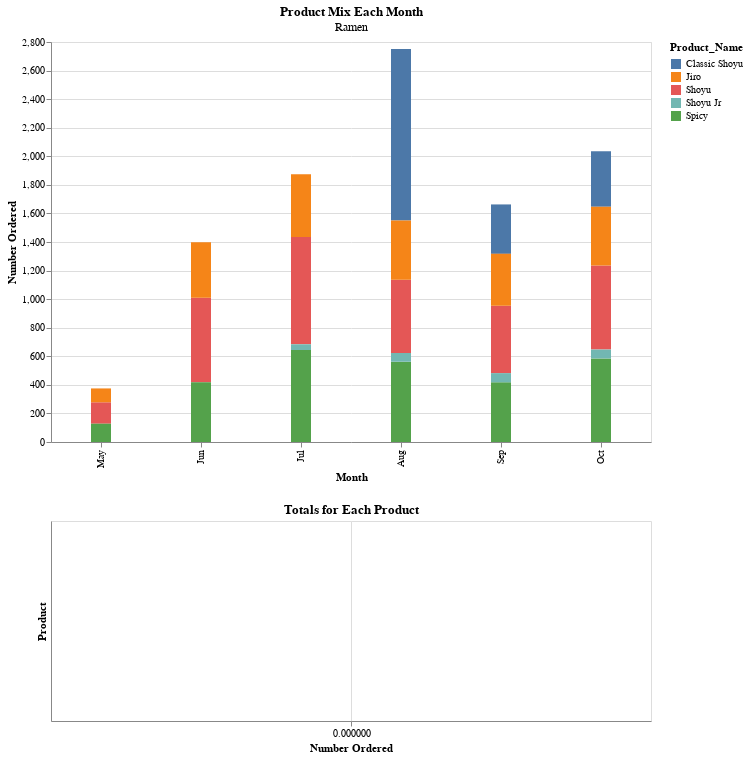

The cell this chart's notebook holds for it:
### Code cell
interval = alt.selection_point(fields=['Order_Date'], empty=False)

product_mix = alt.Chart(months.reset_index().melt('Order_Date'),title=alt.Title('Product Mix Each Month',subtitle=['Ramen'])).mark_bar(size=20).encode(
    alt.X('Order_Date').scale(domain=('May', 'Jun', 'Jul', 'Aug', 'Sep', 'Oct')).title('Month'),
    alt.Y('value').title('Number Ordered'),
    color='Product_Name',
    tooltip=['Product_Name', 'value']
).add_params(
    interval
).properties(width=600, 
             height=400)

each_product = alt.Chart(months.reset_index().melt('Order_Date')).mark_bar(size=5).encode(
    alt.Y('Product_Name').title('Product'),
    alt.X('value').title('Number Ordered')
).properties(
    width=600,
    height=200,
    title='Totals for Each Product'
).transform_filter(
    interval
)

product_mix & each_product

### Figure 1 — Vega-Lite specification as saved in the notebook (floating-point values rounded to 4 significant figures)
{"config": {"view": {"continuousWidth": 300, "continuousHeight": 300}}, "vconcat": [{"data": {"name": "data-9224c1b6d78aa3c441b5ec9e737a5b9a"}, "mark": {"type": "bar", "size": 20}, "encoding": {"color": {"field": "Product_Name", "type": "nominal"}, "tooltip": [{"field": "Product_Name", "type": "nominal"}, {"field": "value", "type": "quantitative"}], "x": {"field": "Order_Date", "scale": {"domain": ["May", "Jun", "Jul", "Aug", "Sep", "Oct"]}, "title": "Month", "type": "nominal"}, "y": {"field": "value", "title": "Number Ordered", "type": "quantitative"}}, "height": 400, "name": "view_27", "title": {"text": "Product Mix Each Month", "subtitle": ["Ramen"]}, "width": 600}, {"data": {"name": "data-9224c1b6d78aa3c441b5ec9e737a5b9a"}, "mark": {"type": "bar", "size": 5}, "encoding": {"x": {"field": "value", "title": "Number Ordered", "type": "quantitative"}, "y": {"field": "Product_Name", "title": "Product", "type": "nominal"}}, "height": 200, "title": "Totals for Each Product", "transform": [{"filter": {"param": "param_33", "empty": false}}], "width": 600}], "params": [{"name": "param_33", "select": {"type": "point", "fields": ["Order_Date"]}, "views": ["view_27"]}], "$schema": "https://vega.github.io/schema/vega-lite/v5.15.1.json", "datasets": {"data-9224c1b6d78aa3c441b5ec9e737a5b9a": [{"Order_Date": "May", "Product_Name": "Shoyu", "value": 150.0}, {"Order_Date": "Jun", "Product_Name": "Shoyu", "value": 590.0}, {"Order_Date": "Jul", "Product_Name": "Shoyu", "value": 751.0}, {"Order_Date": "Aug", "Product_Name": "Shoyu", "value": 513.0}, {"Order_Date": "Sep", "Product_Name": "Shoyu", "value": 471.0}, {"Order_Date": "Oct", "Product_Name": "Shoyu", "value": 589.0}, {"Order_Date": "May", "Product_Name": "Spicy", "value": 128.0}, {"Order_Date": "Jun", "Product_Name": "Spicy", "value": 419.0}, {"Order_Date": "Jul", "Product_Name": "Spicy", "value": 644.0}, {"Order_Date": "Aug", "Product_Name": "Spicy", "value": 562.0}, {"Order_Date": "Sep", "Product_Name": "Spicy", "value": 418.0}, {"Order_Date": "Oct", "Product_Name": "Spicy", "value": 585.0}, {"Order_Date": "May", "Product_Name": "Classic Shoyu", "value": 0.0}, {"Order_Date": "Jun", "Product_Name": "Classic Shoyu", "value": 0.0}, {"Order_Date": "Jul", "Product_Name": "Classic Shoyu", "value": 0.0}, {"Order_Date": "Aug", "Product_Name": "Classic Shoyu", "value": 1201.0}, {"Order_Date": "Sep", "Product_Name": "Classic Shoyu", "value": 346.0}, {"Order_Date": "Oct", "Product_Name": "Classic Shoyu", "value": 389.0}, {"Order_Date": "May", "Product_Name": "Jiro", "value": 97.0}, {"Order_Date": "Jun", "Product_Name": "Jiro", "value": 390.0}, {"Order_Date": "Jul", "Product_Name": "Jiro", "value": 439.0}, {"Order_Date": "Aug", "Product_Name": "Jiro", "value": 414.0}, {"Order_Date": "Sep", "Product_Name": "Jiro", "value": 364.0}, {"Order_Date": "Oct", "Product_Name": "Jiro", "value": 411.0}, {"Order_Date": "May", "Product_Name": "Shoyu Jr", "value": 0.0}, {"Order_Date": "Jun", "Product_Name": "Shoyu Jr", "value": 0.0}, {"Order_Date": "Jul", "Product_Name": "Shoyu Jr", "value": 40.0}, {"Order_Date": "Aug", "Product_Name": "Shoyu Jr", "value": 61.0}, {"Order_Date": "Sep", "Product_Name": "Shoyu Jr", "value": 64.0}, {"Order_Date": "Oct", "Product_Name": "Shoyu Jr", "value": 62.0}]}}
